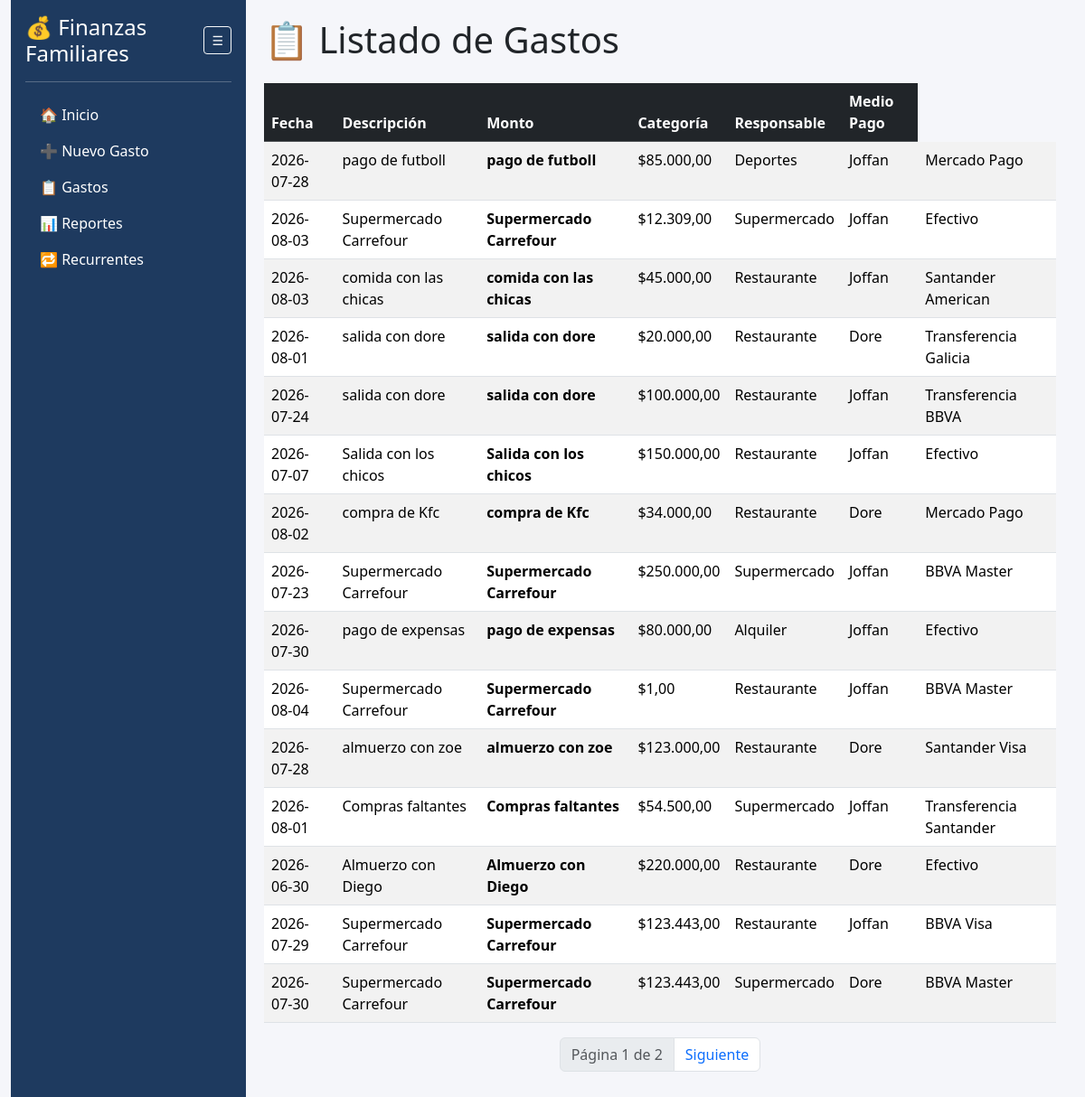
/gastos, run on an earlier commit of the app's database.
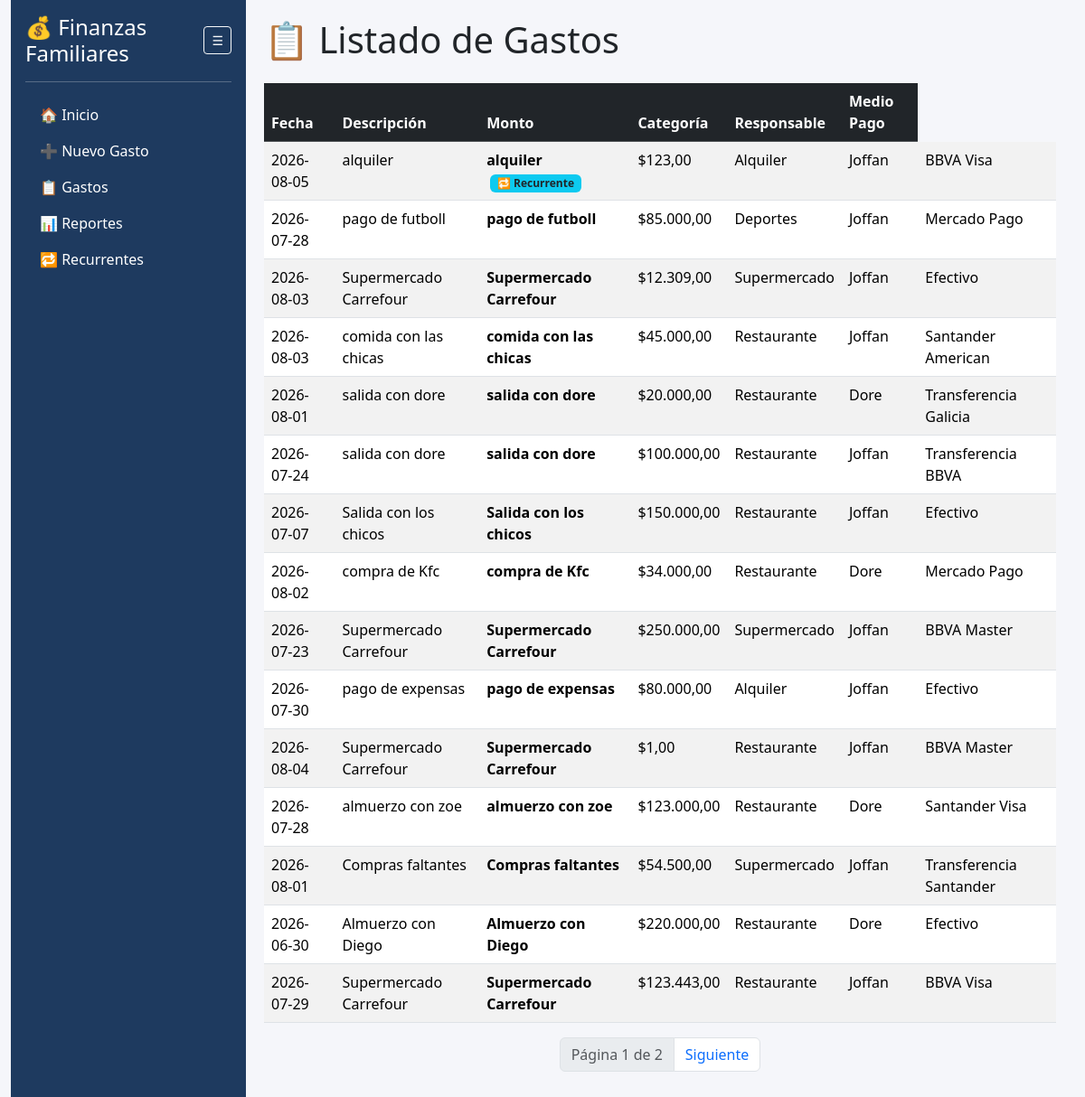
And on a later commit of the database.
### app.py (models this page shows)
class Gasto(db.Model):
    id = db.Column(db.Integer, primary_key=True)
    fecha = db.Column(db.String(20))
    descripcion = db.Column(db.String(200))
    monto = db.Column(db.Float)
    categoria = db.Column(db.String(50))
    responsable = db.Column(db.String(50))
    medio_pago = db.Column(db.String(50))
    gasto_recurrente_id = db.Column(db.Integer, db.ForeignKey('gasto_recurrente.id'), nullable=True)
    recurrente = db.relationship('GastoRecurrente', backref='gastos_generados', lazy=True)

### app.py (the view)
@app.route("/gastos")
def listar_gastos():
    orden = request.args.get(
        "orden",
        "id"
    )
    direccion = request.args.get(
        "dir",
        "desc"
    )
    columna = getattr(
        Gasto,
        orden,
        Gasto.id
    )
    if direccion == "asc":
        query = Gasto.query.order_by(
            columna.asc()
        )
    else:
        query = Gasto.query.order_by(
            columna.desc()
        )
    pagina = request.args.get(
        "pagina",
        1,
        type=int
    )
    gastos = query.paginate(
        page=pagina,
        per_page=15,
        error_out=False
    )
    return render_template(
        "gastos.html",
        gastos=gastos,
        orden=orden,
        direccion=direccion
    )

### app.py (called while the page is built)
@app.template_filter('moneda')
def moneda(valor):
    if valor is None:
        return "0,00"
    return f"{valor:,.2f}".replace(",", "X").replace(".", ",").replace("X", ".")

### templates/gastos.html (shortened to what this page needs)
{% extends "base.html" %}
{% block contenido %}
<h1 class="mb-4">📋 Listado de Gastos</h1>
<table class="table table-striped table-hover">
    <thead class="table-dark">
        <tr>
            <th>
                <a href="/gastos?orden=fecha&dir=asc" class="text-white text-decoration-none">
                    Fecha
                </a>
            </th>
            <th>
                <a href="/gastos?orden=descripcion&dir=asc" class="text-white text-decoration-none">
                    Descripción
                </a>
            </th>
            <th>
                <a href="/gastos?orden=monto&dir=desc" class="text-white text-decoration-none">
                    Monto
                </a>
            </th>
            <th>
                <a href="/gastos?orden=categoria&dir=asc" class="text-white text-decoration-none">
                    Categoría
                </a>
            </th>
            <th>
                <a href="/gastos?orden=responsable&dir=asc" class="text-white text-decoration-none">
                    Responsable
                </a>
            </th>
            <th>
                <a href="/gastos?orden=medio_pago&dir=asc" class="text-white text-decoration-none">
                    Medio Pago
                </a>
            </th>
        </tr>
    </thead>
        <tbody>
            {% for gasto in gastos.items %}
            <tr>
                <td>{{ gasto.fecha }}</td>
                <td>{{ gasto.descripcion }}</td>
                <td>
                    <strong>{{ gasto.descripcion }}</strong>
                    {% if gasto.gasto_recurrente_id %}
                        <span class="badge bg-info text-dark ms-1" title="Gasto generado automáticamente desde Recurrentes">
                            🔁 Recurrente
                        </span>
                    {% endif %}
                </td>
                <td>${{ gasto.monto | moneda }}</td>
                <td>{{ gasto.categoria }}</td>
                <td>{{ gasto.responsable }}</td>
                <td>{{ gasto.medio_pago }}</td>
            </tr>
        {% endfor %}
    </tbody>
</table>
<nav>
    <ul class="pagination justify-content-center">
        <li class="page-item disabled">
            <a href="#" class="page-link">
                Página {{ gastos.page }} de {{ gastos.pages }}
            </a>
        </li>
        {% if gastos.has_next %}
        <li class="page-item">
            <a href="/gastos?pagina={{ gastos.next_num }}&orden={{ orden }}&dir={{ direccion }}" class="page-link">
                Siguiente
            </a>
        </li>
        {% endif %}
    </ul>
</nav>
{% endblock %}

### templates/base.html (shortened to what this page needs)
    <!DOCTYPE html>
    <html lang="es">
    <head>
        <link rel="stylesheet"
    href="https://cdn.jsdelivr.net/npm/bootstrap@5.3.3/dist/css/bootstrap.min.css">
    </head>
    <body>
    <div class="container-fluid">
        <div class="d-flex">
            <nav class="sidebar" id="sidebarMenu">
                <div class="pt-3 px-3">
                    <div class="d-flex align-items-center justify-content-between">
                        <h4
                            class="text-white mb-0 texto-menu"
                            id="tituloSidebar">
                            💰 Finanzas Familiares
                        </h4>
                        <button
                            class="btn btn-outline-light btn-sm"
                            onclick="toggleSidebar()"
                            title="Mostrar/Ocultar Menú">
                            ☰
                        </button>
                    </div>
                    <hr class="text-white">
                    <ul class="nav flex-column">
                        <li class="nav-item">
                            <a class="nav-link" href="/">
                                🏠 <span class="texto-menu">Inicio</span>
                            </a>
                        </li>
                        <li class="nav-item">
                            <a class="nav-link" href="/nuevo">
                                ➕ <span class="texto-menu">Nuevo Gasto</span>
                            </a>
                        </li>
                        <li class="nav-item">
                            <a class="nav-link" href="/gastos">
                                📋 <span class="texto-menu">Gastos</span>
                            </a>
                        </li>
                        <li class="nav-item">
                            <a class="nav-link" href="/reportes">
                                📊 <span class="texto-menu">Reportes</span>
                            </a>
                        </li>
                        <li class="nav-item">
                            <a class="nav-link" href="/recurrentes">
                                🔁 <span class="texto-menu">Recurrentes</span>
                            </a>
                        </li>
                    </ul>
                </div>
            </nav>
            <main id="contenidoPrincipal" class="content">
                {% block contenido %}
                {% endblock %}
            </main>
        </div>
    </div>
    </body>
    </html>

### templates/base.html (style rules this page uses)
.sidebar { width: 260px; min-height: 100vh; background: #1e3a5f; flex-shrink: 0; transition: all 0.3s ease; }
body { background-color:#f5f6fa; }
.sidebar .nav-link { color:white; }
.content { flex:1; padding:20px; overflow-x:hidden; }

What changed in the data, as far as the page shows it:
no longer on this page (row unchanged): Gasto: fecha "2026-07-30", descripcion "Supermercado Carrefour", monto|moneda "123.443,00", categoria "Supermercado", responsable "Dore", medio_pago "BBVA Master"
added Gasto: fecha "2026-08-05", descripcion "alquiler", shows "🔁 Recurrente", monto|moneda "123,00", categoria "Alquiler", responsable "Joffan", medio_pago "BBVA Visa"
